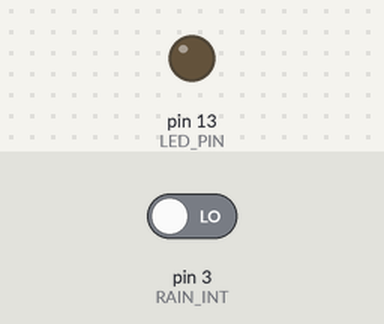
Recording of a sketch running on a simulated Arduino Uno, built with avr-gcc and run on an emulated ATmega328P. Shown: output pins drawn as LEDs (lit = HIGH). Inputs (shaded band) come from the test bench; at power-on: pin 3 (RAIN_INT) LOW. What the sketch prints to the serial monitor is not drawn.

Above: at 2.8 s.
2.9 s: pin 3 (RAIN_INT) driven HIGH
Timing chart, 0 to 5.9 s (numbered marks = the images above; inputs shaded):
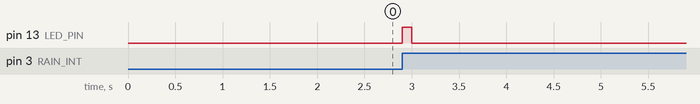

Measured:
- after the input at 2.9 s, pin 13 (LED_PIN): LOW → HIGH at once, → LOW 0.10 s later

The sketch:

weatherSchmidtTrink_4.ino
```cpp
const int RAIN_INT = 3;
#define LED_PIN 13
volatile int myTotal = 0;

void setup() {
  pinMode(RAIN_INT, INPUT);
  pinMode(LED_PIN, OUTPUT);
  digitalWrite(LED_PIN, LOW);
  attachInterrupt(digitalPinToInterrupt(RAIN_INT), myCount, RISING);
  Serial.begin(9600);
}

void loop() {
 Serial.print("Count is: ");
 Serial.print(myTotal);
 Serial.print(" and interrupt is ");
 Serial.println(digitalRead(RAIN_INT));
 delay(1000);
 digitalWrite(LED_PIN, LOW);
}

void myCount() {
 myTotal +=1;
 digitalWrite(LED_PIN, HIGH);
}
```
